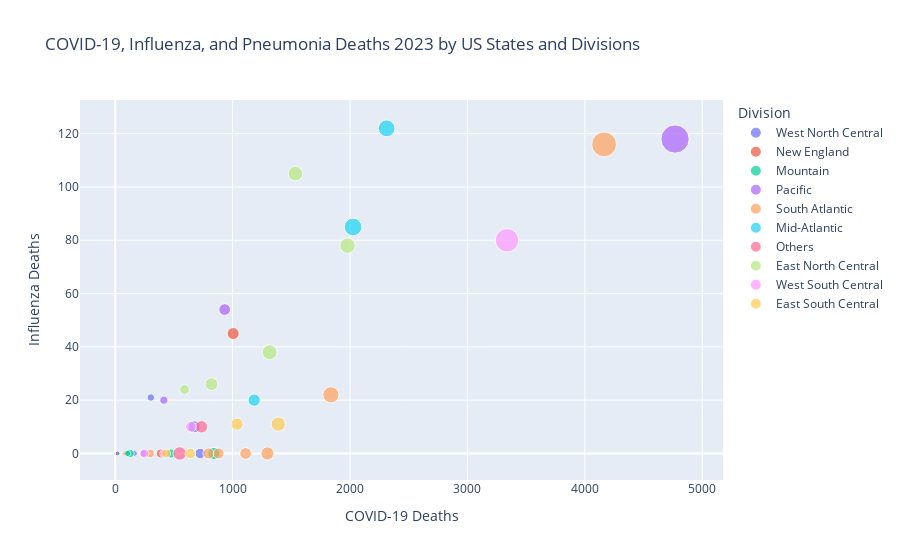

Notebook code cell kept with this figure:
### Code cell
from us_state_mappings import us_state_division_dict

covid_deaths_vs_flu_deaths = (
    df
    .with_columns(
        pl.col('State').map_dict(us_state_division_dict, default='Others').alias('Division')
    )
    .filter(
        pl.col('State') != 'United States',
        pl.col('Age Group') != 'All Ages',
        pl.col('Sex') != 'All Sexes',
        pl.col('Year') == 2023
    )
    .group_by('State', 'Division')
    .agg(
        pl.col('COVID-19 Deaths').sum(),
        pl.col('Influenza Deaths').sum(),
        pl.col('Pneumonia Deaths').sum()
    )
)

fig = px.scatter(
    covid_deaths_vs_flu_deaths, 
    x='COVID-19 Deaths', 
    y='Influenza Deaths', 
    color='Division',
    size='Pneumonia Deaths',
    hover_name='State',
    title='COVID-19, Influenza, and Pneumonia Deaths 2023 by US States and Divisions'
)

fig.show()

### Figure 1 — Plotly figure (JSON) as saved in the notebook; plotly's stock layout.template omitted (floating-point values rounded to 4 significant figures)
{"data": [{"hovertemplate": "<b>%{hovertext}</b><br><br>Division=West North Central<br>COVID-19 Deaths=%{x}<br>Influenza Deaths=%{y}<br>Pneumonia Deaths=%{marker.size}<extra></extra>", "hovertext": ["Iowa", "Kansas", "Nebraska", "Missouri", "Minnesota", "North Dakota", "South Dakota"], "legendgroup": "West North Central", "marker": {"color": "#636efa", "size": [1004, 957, 588, 2599, 1904, 62, 123], "sizemode": "area", "sizeref": 35.76, "symbol": "circle"}, "mode": "markers", "name": "West North Central", "orientation": "v", "showlegend": true, "type": "scatter", "x": [304, 242, 165, 672, 724, 0, 0], "xaxis": "x", "y": [21, 0, 0, 10, 0, 0, 0], "yaxis": "y"}, {"hovertemplate": "<b>%{hovertext}</b><br><br>Division=New England<br>COVID-19 Deaths=%{x}<br>Influenza Deaths=%{y}<br>Pneumonia Deaths=%{marker.size}<extra></extra>", "hovertext": ["Maine", "Rhode Island", "Vermont", "Massachusetts", "Connecticut", "New Hampshire"], "legendgroup": "New England", "marker": {"color": "#EF553B", "size": [528, 64, 43, 2555, 1469, 248], "sizemode": "area", "sizeref": 35.76, "symbol": "circle"}, "mode": "markers", "name": "New England", "orientation": "v", "showlegend": true, "type": "scatter", "x": [81, 33, 0, 1005, 389, 79], "xaxis": "x", "y": [0, 0, 0, 45, 0, 0], "yaxis": "y"}, {"hovertemplate": "<b>%{hovertext}</b><br><br>Division=Mountain<br>COVID-19 Deaths=%{x}<br>Influenza Deaths=%{y}<br>Pneumonia Deaths=%{marker.size}<extra></extra>", "hovertext": ["Nevada", "Idaho", "Montana", "Colorado", "Wyoming", "Arizona", "Utah", "New Mexico"], "legendgroup": "Mountain", "marker": {"color": "#00cc96", "size": [1302, 231, 114, 1498, 20, 2606, 393, 703], "sizemode": "area", "sizeref": 35.76, "symbol": "circle"}, "mode": "markers", "name": "Mountain", "orientation": "v", "showlegend": true, "type": "scatter", "x": [125, 32, 0, 473, 0, 841, 22, 106], "xaxis": "x", "y": [0, 0, 0, 0, 0, 0, 0, 0], "yaxis": "y"}, {"hovertemplate": "<b>%{hovertext}</b><br><br>Division=Pacific<br>COVID-19 Deaths=%{x}<br>Influenza Deaths=%{y}<br>Pneumonia Deaths=%{marker.size}<extra></extra>", "hovertext": ["California", "Washington", "Alaska", "Hawaii", "Oregon"], "legendgroup": "Pacific", "marker": {"color": "#ab63fa", "size": [14304, 2470, 0, 415, 1240], "sizemode": "area", "sizeref": 35.76, "symbol": "circle"}, "mode": "markers", "name": "Pacific", "orientation": "v", "showlegend": true, "type": "scatter", "x": [4768, 933, 0, 20, 415], "xaxis": "x", "y": [118, 54, 0, 0, 20], "yaxis": "y"}, {"hovertemplate": "<b>%{hovertext}</b><br><br>Division=South Atlantic<br>COVID-19 Deaths=%{x}<br>Influenza Deaths=%{y}<br>Pneumonia Deaths=%{marker.size}<extra></extra>", "hovertext": ["Virginia", "Florida", "North Carolina", "Maryland", "West Virginia", "Delaware", "Georgia", "South Carolina"], "legendgroup": "South Atlantic", "marker": {"color": "#FFA15A", "size": [2428, 11032, 4691, 2193, 1354, 84, 3116, 2106], "sizemode": "area", "sizeref": 35.76, "symbol": "circle"}, "mode": "markers", "name": "South Atlantic", "orientation": "v", "showlegend": true, "type": "scatter", "x": [1111, 4164, 1837, 795, 299, 66, 1297, 882], "xaxis": "x", "y": [0, 116, 22, 0, 0, 0, 0, 0], "yaxis": "y"}, {"hovertemplate": "<b>%{hovertext}</b><br><br>Division=Mid-Atlantic<br>COVID-19 Deaths=%{x}<br>Influenza Deaths=%{y}<br>Pneumonia Deaths=%{marker.size}<extra></extra>", "hovertext": ["Pennsylvania", "New Jersey", "New York"], "legendgroup": "Mid-Atlantic", "marker": {"color": "#19d3f3", "size": [5011, 2705, 5581], "sizemode": "area", "sizeref": 35.76, "symbol": "circle"}, "mode": "markers", "name": "Mid-Atlantic", "orientation": "v", "showlegend": true, "type": "scatter", "x": [2312, 1184, 2026], "xaxis": "x", "y": [122, 20, 85], "yaxis": "y"}, {"hovertemplate": "<b>%{hovertext}</b><br><br>Division=Others<br>COVID-19 Deaths=%{x}<br>Influenza Deaths=%{y}<br>Pneumonia Deaths=%{marker.size}<extra></extra>", "hovertext": ["District of Columbia", "New York City", "Puerto Rico"], "legendgroup": "Others", "marker": {"color": "#FF6692", "size": [21, 2756, 3257], "sizemode": "area", "sizeref": 35.76, "symbol": "circle"}, "mode": "markers", "name": "Others", "orientation": "v", "showlegend": true, "type": "scatter", "x": [0, 735, 550], "xaxis": "x", "y": [0, 10, 0], "yaxis": "y"}, {"hovertemplate": "<b>%{hovertext}</b><br><br>Division=East North Central<br>COVID-19 Deaths=%{x}<br>Influenza Deaths=%{y}<br>Pneumonia Deaths=%{marker.size}<extra></extra>", "hovertext": ["Wisconsin", "Ohio", "Illinois", "Michigan", "Indiana"], "legendgroup": "East North Central", "marker": {"color": "#B6E880", "size": [1730, 4275, 3978, 3806, 2909], "sizemode": "area", "sizeref": 35.76, "symbol": "circle"}, "mode": "markers", "name": "East North Central", "orientation": "v", "showlegend": true, "type": "scatter", "x": [591, 1979, 1316, 1535, 820], "xaxis": "x", "y": [24, 78, 38, 105, 26], "yaxis": "y"}, {"hovertemplate": "<b>%{hovertext}</b><br><br>Division=West South Central<br>COVID-19 Deaths=%{x}<br>Influenza Deaths=%{y}<br>Pneumonia Deaths=%{marker.size}<extra></extra>", "hovertext": ["Arkansas", "Texas", "Louisiana", "Oklahoma"], "legendgroup": "West South Central", "marker": {"color": "#FF97FF", "size": [1497, 9831, 1141, 2064], "sizemode": "area", "sizeref": 35.76, "symbol": "circle"}, "mode": "markers", "name": "West South Central", "orientation": "v", "showlegend": true, "type": "scatter", "x": [249, 3337, 413, 646], "xaxis": "x", "y": [0, 80, 0, 10], "yaxis": "y"}, {"hovertemplate": "<b>%{hovertext}</b><br><br>Division=East South Central<br>COVID-19 Deaths=%{x}<br>Influenza Deaths=%{y}<br>Pneumonia Deaths=%{marker.size}<extra></extra>", "hovertext": ["Tennessee", "Alabama", "Mississippi", "Kentucky"], "legendgroup": "East South Central", "marker": {"color": "#FECB52", "size": [3690, 1970, 1459, 2729], "sizemode": "area", "sizeref": 35.76, "symbol": "circle"}, "mode": "markers", "name": "East South Central", "orientation": "v", "showlegend": true, "type": "scatter", "x": [1389, 640, 434, 1038], "xaxis": "x", "y": [11, 0, 0, 11], "yaxis": "y"}], "layout": {"legend": {"itemsizing": "constant", "title": {"text": "Division"}, "tracegroupgap": 0}, "title": {"text": "COVID-19, Influenza, and Pneumonia Deaths 2023 by US States and Divisions"}, "xaxis": {"anchor": "y", "domain": [0, 1], "title": {"text": "COVID-19 Deaths"}}, "yaxis": {"anchor": "x", "domain": [0, 1], "title": {"text": "Influenza Deaths"}}}}
